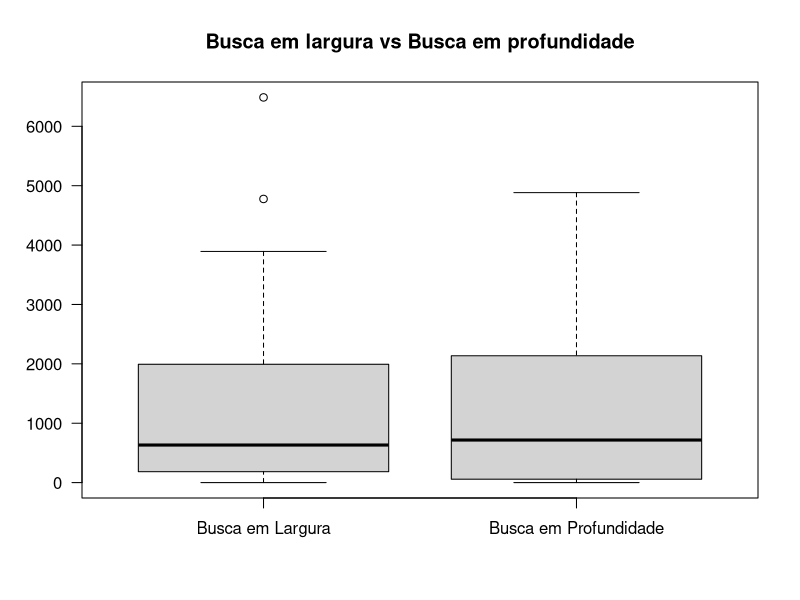

Source code (R):
## ---- chunk 1
bfsTimeExecutions <- c(
  2346.328840970990,
  1727.4176590442657,
  80.9288215637207,
  0.3394901752471924,
  157.0929400920868,
  1992.5260610580444,
  406.77702713012695,
  671.686853647232,
  2504.102796316147,
  1980.2213008403778,
  436.39379811286926,
  418.4068372249603,
  90.13945198059082,
  3.4337823390960693,
  714.9176962375641,
  594.5173964500427,
  4776.611823797226,
  6486.593960046768,
  2416.2244758605957,
  329.9194004535675,
  99.61120462417603,
  1899.3331665992737,
  183.664324760437,
  1634.077236890798,
  124.98643445968628,
  1033.1519844532013,
  3893.117560148239,
  371.0890076160431,
  2404.951068162918,
  574.9458975791931
)

dfsTimeExecution <- c(
  2.7871224880218506,
  2136.169887304306,
  42.323312759399414,
  0.3891427516937256,
  2303.821371078491,
  22.9642703533172,
  2819.71511387825,
  170.54384589195251,
  127.62078213691711,
  1220.3461730480194,
  3352.9152183532715,
  619.6819317340851,
  426.06722831726074,
  814.8609900474548,
  589.1916906833649,
  23.158218383789062,
  1923.5474770069122,
  57.15981888771057,
  26.148313522338867,
  343.04822373390,
  50.433042764663696,
  1132.0274481773376,
  4882.973999500275,
  409.3266043663025,
  1039.472098827362,
  1986.157295703888,
  1510.0389001369476,
  2339.6396968364716,
  2338.0884172916412,
  2698.227762937546
)

boxplot(
  bfsTimeExecutions, dfsTimeExecution,
  main = "Busca em largura vs Busca em profundidade",
  names = c("Busca em Largura", "Busca em Profundidade"),
  las = 1
)

summary(bfsTimeExecutions)

summary(dfsTimeExecution)

sd(bfsTimeExecutions)

sd(dfsTimeExecution)

